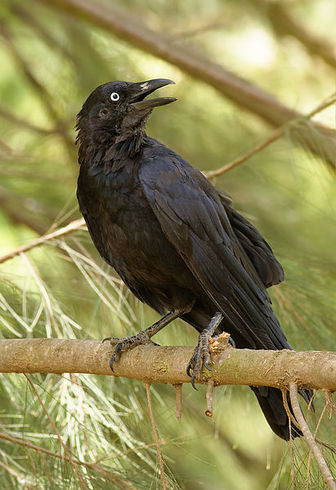
#> input picture Image Folder/black crow bird/Image_1.jpg, 336 x 490 px, found by its file name; its folder holds 4 pictures in this run
$ jupyter execute --allow-errors Image_Classifier_using_SKLearn.ipynb   (shell and % lines are left out)
#> lines starting #> are read from the running program, lines starting #| are printed output that depends on the picture
<a href="https://colab.research.google.com/github/New2Coding678/Mini-Project/blob/main/Image_Classifier_using_SKLearn.ipynb" target="_parent"></a>

[cell 1]
from bing_image_downloader import downloader
downloader.download('black crow bird',limit=30,output_dir='images',
                    adult_filter_off=True)
#> (this line was passed over: bing_image_downloader is not available in this run)

[cell 2]
downloader.download("white rabbit animal",limit=30,output_dir='images',
                    adult_filter_off=True)
#> (this line was passed over: bing_image_downloader is not available in this run)
#> further down, img_array is the input picture: shape (490, 336, 3); mean R, G, B 142, 136, 84.8
#> `img_resized = resize(img_array,(150,150,3))`:
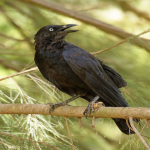
#> img_resized: shape (150, 150, 3) float64; mean R, G, B 0.557, 0.533, 0.333

[cell 3]
import numpy as np
import pandas as pd
import os
import matplotlib.pyplot as plt
from skimage.transform import resize
from skimage.io import imread

[cell 4]
#preprocessing
target = []
images = [] # Matrix Format
flat_data = []
DATADIR = '/content/images'

CATEGORIES = ['black crow bird','white rabbit animal']

#> (the rest of this cell did not finish here and is left out)
